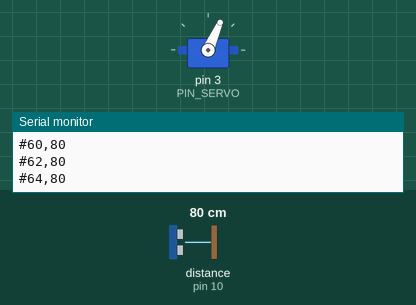
Bench run of a sketch on a simulated Arduino Uno, built with avr-gcc and run on an emulated ATmega328P. On the bench: servo, the last lines printed to the serial monitor. Wiring (inferred from the names in the program): ultrasonic range finder: trigger pin 9; echo pin 10. Inputs (shaded band) come from the test bench; at power-on: distance to the obstacle (sensor on pin 10) 80 cm. The echo pulse lasts 58.3 µs per cm.

Above: at 1.2 s.
1.3 s: distance to the obstacle (sensor on pin 10) set to 250 cm
At 3.78 s:
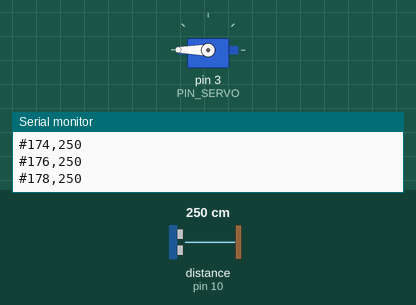
4.3 s: distance to the obstacle (sensor on pin 10) set to 2 cm
At 4.74 s:
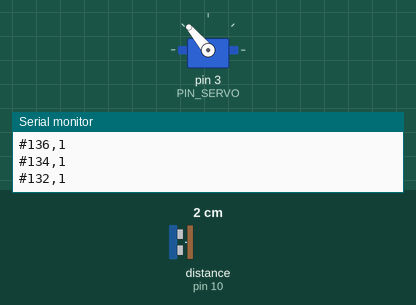
7.3 s: distance to the obstacle (sensor on pin 10) set to 18 cm
At 7.53 s:
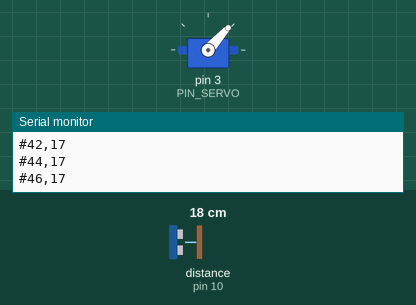
Timing chart, 0 to 16.3 s (numbered marks = the images above; inputs shaded):
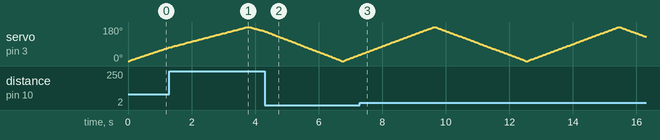

The sketch:

hc_sr04_servo.ino
```cpp
// 超声波 + 舵机 下位机固件
// 对应上位机驱动：radarscope/drivers/ultrasonic.py
//
// 接线（Arduino UNO / Nano，STM32 改对应的 GPIO 即可）
//   HC-SR04 VCC -> 5V      HC-SR04 GND -> GND
//   HC-SR04 TRIG -> D9     HC-SR04 ECHO -> D10
//   SG90 信号 -> D3        舵机电源一定要单独 5V 供电，共地
//
// 输出协议：每测一次发一行 ASCII，115200 8N1
//   #<角度>,<距离cm>\n      例如 #90,142
// 不要用 Serial.print 拼字符串发原始浮点，容易和上位机的行解析错位。

#include <Servo.h>

static const int PIN_TRIG = 9;
static const int PIN_ECHO = 10;
static const int PIN_SERVO = 3;

Servo g_servo;

// 舵机每步之间的稳定等待，毫秒。
// 太小会导致刚转到位就测距，读数抖动；太大会让一圈变慢。
static const int SETTLE_MS = 30;

// 单次测距，返回厘米；超出量程或超时返回 -1
float measure_cm() {
  digitalWrite(PIN_TRIG, LOW);
  delayMicroseconds(3);
  digitalWrite(PIN_TRIG, HIGH);
  delayMicroseconds(10);
  digitalWrite(PIN_TRIG, LOW);

  // 20ms 超时约对应 3.4 米
  unsigned long us = pulseIn(PIN_ECHO, HIGH, 20000UL);
  if (us == 0) return -1.0f;
  return us / 58.0f;
}

void setup() {
  Serial.begin(115200);
  pinMode(PIN_TRIG, OUTPUT);
  pinMode(PIN_ECHO, INPUT);
  g_servo.attach(PIN_SERVO);
}

void loop() {
  for (int a = 0; a <= 180; a += 2) {
    g_servo.write(a);
    delay(SETTLE_MS);

    float d = measure_cm();
    if (d > 0.0f) {
      Serial.print('#');
      Serial.print(a);
      Serial.print(',');
      Serial.println((int)d);
    }
  }
  for (int a = 180; a >= 0; a -= 2) {
    g_servo.write(a);
    delay(SETTLE_MS);

    float d = measure_cm();
    if (d > 0.0f) {
      Serial.print('#');
      Serial.print(a);
      Serial.print(',');
      Serial.println((int)d);
    }
  }
}
```
